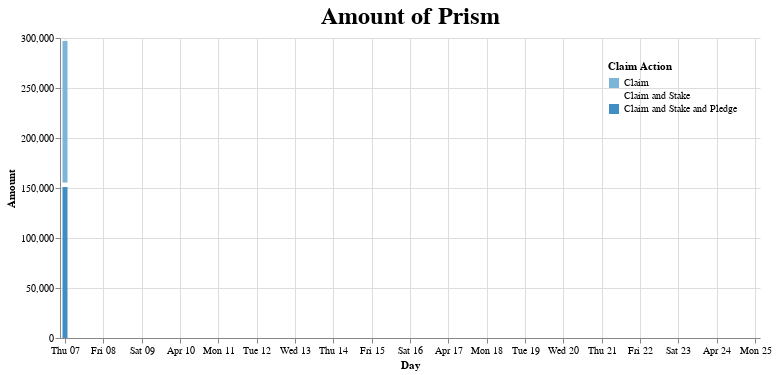

Notebook code for this chart:
### Code cell
cp.amount_actions(dp.prism_claim_df)

### Figure 1 — Vega-Lite specification as saved in the notebook (floating-point values rounded to 4 significant figures)
{"config": {"view": {"continuousWidth": 400, "continuousHeight": 300, "strokeOpacity": 0}, "axisX": {"labelAngle": 0}, "title": {"fontSize": 24}}, "data": {"name": "data-81efc04c984bec7054bbb00c83fef1ae"}, "mark": "bar", "encoding": {"color": {"field": "Claim Action", "legend": {"direction": "vertical", "legendY": 0, "orient": "top-right", "padding": 5}, "scale": {"domain": ["Claim", "Claim and Stake", "Claim and Stake and Pledge"], "range": ["#7bb6d9", "#ffffff", "#408ec4"]}, "type": "nominal"}, "tooltip": [{"field": "Day", "format": "%Y-%m-%d %H:%M", "type": "temporal"}, {"field": "Claim Action", "type": "nominal"}, {"field": "Amount of PRISM (k)", "type": "nominal"}], "x": {"field": "Day", "sort": {"order": "ascending"}, "type": "temporal"}, "y": {"field": "Amount", "type": "quantitative"}}, "title": "Amount of Prism", "width": 700, "$schema": "https://vega.github.io/schema/vega-lite/v4.17.0.json", "datasets": {"data-81efc04c984bec7054bbb00c83fef1ae": [{"Claim Action": "Claim", "Day": "2022-04-07", "Amount": 141800.0, "Amount of PRISM (k)": "141.76k"}, {"Claim Action": "Claim and Stake", "Day": "2022-04-07", "Amount": 4243.0, "Amount of PRISM (k)": "4.24k"}, {"Claim Action": "Claim and Stake and Pledge", "Day": "2022-04-07", "Amount": 151100.0, "Amount of PRISM (k)": "151.08k"}, {"Claim Action": "Claim", "Day": "2022-04-07", "Amount": 0.0, "Amount of PRISM (k)": "0.0k"}, {"Claim Action": "Claim", "Day": "2022-04-08", "Amount": 0.0, "Amount of PRISM (k)": "0.0k"}, {"Claim Action": "Claim", "Day": "2022-04-09", "Amount": 0.0, "Amount of PRISM (k)": "0.0k"}, {"Claim Action": "Claim", "Day": "2022-04-10", "Amount": 0.0, "Amount of PRISM (k)": "0.0k"}, {"Claim Action": "Claim", "Day": "2022-04-11", "Amount": 0.0, "Amount of PRISM (k)": "0.0k"}, {"Claim Action": "Claim", "Day": "2022-04-12", "Amount": 0.0, "Amount of PRISM (k)": "0.0k"}, {"Claim Action": "Claim", "Day": "2022-04-13", "Amount": 0.0, "Amount of PRISM (k)": "0.0k"}, {"Claim Action": "Claim", "Day": "2022-04-14", "Amount": 0.0, "Amount of PRISM (k)": "0.0k"}, {"Claim Action": "Claim", "Day": "2022-04-15", "Amount": 0.0, "Amount of PRISM (k)": "0.0k"}, {"Claim Action": "Claim", "Day": "2022-04-16", "Amount": 0.0, "Amount of PRISM (k)": "0.0k"}, {"Claim Action": "Claim", "Day": "2022-04-17", "Amount": 0.0, "Amount of PRISM (k)": "0.0k"}, {"Claim Action": "Claim", "Day": "2022-04-18", "Amount": 0.0, "Amount of PRISM (k)": "0.0k"}, {"Claim Action": "Claim", "Day": "2022-04-19", "Amount": 0.0, "Amount of PRISM (k)": "0.0k"}, {"Claim Action": "Claim", "Day": "2022-04-20", "Amount": 0.0, "Amount of PRISM (k)": "0.0k"}, {"Claim Action": "Claim", "Day": "2022-04-21", "Amount": 0.0, "Amount of PRISM (k)": "0.0k"}, {"Claim Action": "Claim", "Day": "2022-04-22", "Amount": 0.0, "Amount of PRISM (k)": "0.0k"}, {"Claim Action": "Claim", "Day": "2022-04-23", "Amount": 0.0, "Amount of PRISM (k)": "0.0k"}, {"Claim Action": "Claim", "Day": "2022-04-24", "Amount": 0.0, "Amount of PRISM (k)": "0.0k"}, {"Claim Action": "Claim", "Day": "2022-04-25", "Amount": 0.0, "Amount of PRISM (k)": "0.0k"}]}}
